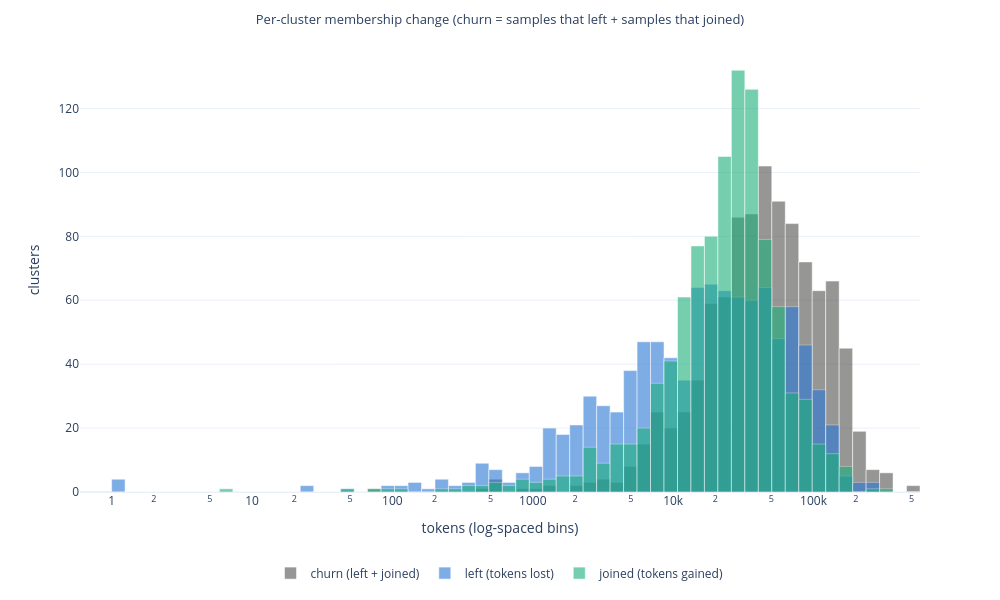
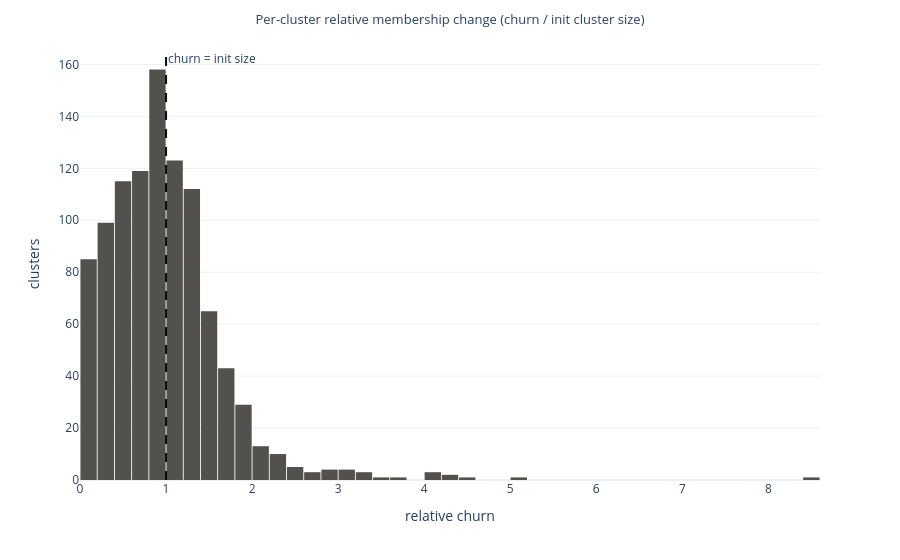
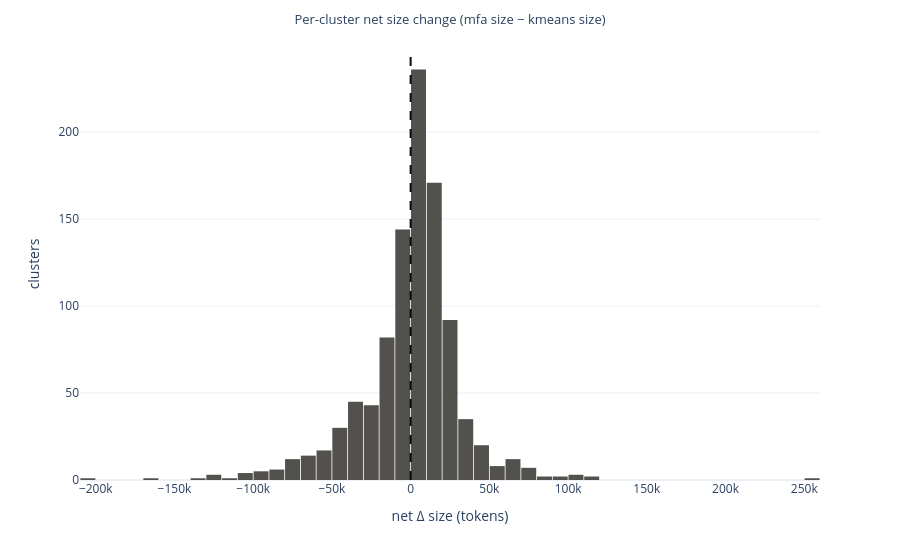

The cell these charts' notebook holds for them, in order:
### Markdown cell above
## 4. Distribution of the Membership-Change Delta

Histograms over the K clusters. `churn` is heavy-tailed, so it is shown on a
log-x axis alongside the size-normalized version; `net_delta` shows whether
training grew or shrank each cluster.

### Code cell
if px is not None:
    # px.histogram(log_x=True) bins linearly and only log-scales the axis, which
    # squashes everything into a few invisible bars; bin in log space instead.
    # churn, left and joined share bins so the three profiles are comparable.
    both = np.concatenate([per_cluster[c].to_numpy() for c in ("churn", "left", "joined")])
    both = np.clip(both, 1, None)
    edges = np.logspace(np.log10(both.min()), np.log10(both.max()), 61)
    centers = (edges[:-1] + edges[1:]) / 2
    widths = np.diff(edges)

    fig = go.Figure()
    for col, name, color in [
        ("churn", "churn (left + joined)", COLOR_NEUTRAL),
        ("left", "left (tokens lost)", COLOR_KMEANS),
        ("joined", "joined (tokens gained)", COLOR_MFA),
    ]:
        counts, _ = np.histogram(np.clip(per_cluster[col].to_numpy(), 1, None), bins=edges)
        fig.add_bar(x=centers, y=counts, width=widths, name=name, marker_color=color, opacity=0.6)
    fig.update_xaxes(type="log")
    fig.update_layout(
        title="Per-cluster membership change (churn = samples that left + samples that joined)",
        xaxis_title="tokens (log-spaced bins)",
        yaxis_title="clusters",
        template=PLOT_TEMPLATE,
        barmode="overlay",
        bargap=0.05,
        width=1000,
        height=600,
        legend=dict(orientation="h", yanchor="top", y=-0.15, xanchor="center", x=0.5),
    )
    save_fig(fig, "churn_hist")
    fig.show()

    fig = px.histogram(
        per_cluster,
        x="rel_churn",
        nbins=60,
        title="Per-cluster relative membership change (churn / init cluster size)",
        color_discrete_sequence=[COLOR_NEUTRAL],
        template=PLOT_TEMPLATE,
    )
    fig.add_vline(x=1.0, line_dash="dash", line_color="#0b0b0b",
                  annotation_text="churn = init size", annotation_position="top right")
    fig.update_layout(xaxis_title="relative churn", yaxis_title="clusters", bargap=0.05)
    save_fig(fig, "rel_churn_hist")
    fig.show()

    fig = px.histogram(
        per_cluster,
        x="net_delta",
        nbins=80,
        title="Per-cluster net size change (mfa size − kmeans size)",
        color_discrete_sequence=[COLOR_NEUTRAL],
        template=PLOT_TEMPLATE,
    )
    fig.add_vline(x=0, line_dash="dash", line_color="#0b0b0b")
    fig.update_layout(xaxis_title="net Δ size (tokens)", yaxis_title="clusters", bargap=0.05)
    save_fig(fig, "net_delta_hist")
    fig.show()

### Figure 1 — Plotly figure (JSON) as saved in the notebook; plotly's stock layout.template omitted (floating-point values rounded to 4 significant figures)
{"data": [{"marker": {"color": "#52514e"}, "name": "churn (left + joined)", "opacity": 0.6, "type": "bar", "width": [0.2473, 0.3085, 0.3847, 0.4799, 0.5986, 0.7466, 0.9312, 1.162, 1.449, 1.807, 2.254, 2.811, 3.507, 4.374, 5.456, 6.805, 8.488, 10.59, 13.2, 16.47, 20.54, 25.62, 31.96, 39.86, 49.72, 62.02, 77.36, 96.49, 120.4, 150.1, 187.2, 233.5, 291.3, 363.3, 453.2, 565.3, 705.1, 879.4, 1097.0, 1368.0, 1707.0, 2129.0, 2655.0, 3312.0, 4130.0, 5152.0, 6426.0, 8015.0, 9997.0, 12470.0, 15550.0, 19400.0, 24200.0, 30180.0, 37650.0, 46960.0, 58570.0, 73050.0, 91120.0, 113700.0], "x": [1.124, 1.402, 1.748, 2.18, 2.72, 3.392, 4.231, 5.278, 6.583, 8.211, 10.24, 12.77, 15.93, 19.87, 24.79, 30.92, 38.56, 48.1, 60.0, 74.83, 93.34, 116.4, 145.2, 181.1, 225.9, 281.8, 351.5, 438.4, 546.8, 682.1, 850.7, 1061.0, 1324.0, 1651.0, 2059.0, 2568.0, 3204.0, 3996.0, 4984.0, 6216.0, 7754.0, 9671.0, 12060.0, 15050.0, 18770.0, 23410.0, 29200.0, 36420.0, 45420.0, 56660.0, 70670.0, 88150.0, 109900.0, 137100.0, 171000.0, 213400.0, 266100.0, 331900.0, 414000.0, 516400.0], "y": [0, 0, 0, 0, 0, 0, 0, 0, 0, 0, 0, 0, 0, 0, 0, 0, 0, 0, 0, 1, 0, 0, 0, 0, 0, 0, 0, 1, 4, 0, 1, 1, 2, 0, 2, 3, 4, 3, 8, 15, 25, 20, 25, 35, 59, 61, 86, 87, 102, 91, 84, 72, 63, 66, 45, 19, 7, 6, 0, 2]}, {"marker": {"color": "#2a78d6"}, "name": "left (tokens lost)", "opacity": 0.6, "type": "bar", "width": [0.2473, 0.3085, 0.3847, 0.4799, 0.5986, 0.7466, 0.9312, 1.162, 1.449, 1.807, 2.254, 2.811, 3.507, 4.374, 5.456, 6.805, 8.488, 10.59, 13.2, 16.47, 20.54, 25.62, 31.96, 39.86, 49.72, 62.02, 77.36, 96.49, 120.4, 150.1, 187.2, 233.5, 291.3, 363.3, 453.2, 565.3, 705.1, 879.4, 1097.0, 1368.0, 1707.0, 2129.0, 2655.0, 3312.0, 4130.0, 5152.0, 6426.0, 8015.0, 9997.0, 12470.0, 15550.0, 19400.0, 24200.0, 30180.0, 37650.0, 46960.0, 58570.0, 73050.0, 91120.0, 113700.0], "x": [1.124, 1.402, 1.748, 2.18, 2.72, 3.392, 4.231, 5.278, 6.583, 8.211, 10.24, 12.77, 15.93, 19.87, 24.79, 30.92, 38.56, 48.1, 60.0, 74.83, 93.34, 116.4, 145.2, 181.1, 225.9, 281.8, 351.5, 438.4, 546.8, 682.1, 850.7, 1061.0, 1324.0, 1651.0, 2059.0, 2568.0, 3204.0, 3996.0, 4984.0, 6216.0, 7754.0, 9671.0, 12060.0, 15050.0, 18770.0, 23410.0, 29200.0, 36420.0, 45420.0, 56660.0, 70670.0, 88150.0, 109900.0, 137100.0, 171000.0, 213400.0, 266100.0, 331900.0, 414000.0, 516400.0], "y": [4, 0, 0, 0, 0, 0, 0, 0, 0, 0, 0, 0, 0, 0, 2, 0, 0, 1, 0, 0, 2, 2, 3, 1, 4, 2, 3, 9, 7, 3, 6, 8, 20, 18, 21, 30, 27, 25, 38, 47, 47, 42, 35, 64, 65, 63, 61, 60, 64, 48, 58, 46, 32, 21, 5, 3, 3, 0, 0, 0]}, {"marker": {"color": "#1baf7a"}, "name": "joined (tokens gained)", "opacity": 0.6, "type": "bar", "width": [0.2473, 0.3085, 0.3847, 0.4799, 0.5986, 0.7466, 0.9312, 1.162, 1.449, 1.807, 2.254, 2.811, 3.507, 4.374, 5.456, 6.805, 8.488, 10.59, 13.2, 16.47, 20.54, 25.62, 31.96, 39.86, 49.72, 62.02, 77.36, 96.49, 120.4, 150.1, 187.2, 233.5, 291.3, 363.3, 453.2, 565.3, 705.1, 879.4, 1097.0, 1368.0, 1707.0, 2129.0, 2655.0, 3312.0, 4130.0, 5152.0, 6426.0, 8015.0, 9997.0, 12470.0, 15550.0, 19400.0, 24200.0, 30180.0, 37650.0, 46960.0, 58570.0, 73050.0, 91120.0, 113700.0], "x": [1.124, 1.402, 1.748, 2.18, 2.72, 3.392, 4.231, 5.278, 6.583, 8.211, 10.24, 12.77, 15.93, 19.87, 24.79, 30.92, 38.56, 48.1, 60.0, 74.83, 93.34, 116.4, 145.2, 181.1, 225.9, 281.8, 351.5, 438.4, 546.8, 682.1, 850.7, 1061.0, 1324.0, 1651.0, 2059.0, 2568.0, 3204.0, 3996.0, 4984.0, 6216.0, 7754.0, 9671.0, 12060.0, 15050.0, 18770.0, 23410.0, 29200.0, 36420.0, 45420.0, 56660.0, 70670.0, 88150.0, 109900.0, 137100.0, 171000.0, 213400.0, 266100.0, 331900.0, 414000.0, 516400.0], "y": [0, 0, 0, 0, 0, 0, 0, 0, 1, 0, 0, 0, 0, 0, 0, 0, 0, 1, 0, 1, 1, 1, 0, 0, 1, 1, 2, 2, 3, 2, 4, 3, 4, 5, 5, 14, 9, 15, 15, 20, 34, 41, 61, 77, 80, 105, 132, 126, 79, 58, 31, 29, 15, 12, 8, 0, 1, 1, 0, 0]}], "layout": {"bargap": 0.05, "barmode": "overlay", "height": 600, "legend": {"orientation": "h", "x": 0.5, "xanchor": "center", "y": -0.15, "yanchor": "top"}, "margin": {"t": 48}, "title": {"font": {"size": 13}, "text": "Per-cluster membership change (churn = samples that left + samples that joined)", "x": 0.5}, "width": 1000, "xaxis": {"title": {"text": "tokens (log-spaced bins)"}, "type": "log"}, "yaxis": {"title": {"text": "clusters"}}}}

### Figure 2 — Plotly figure (JSON) as saved in the notebook; plotly's stock layout.template omitted (floating-point values rounded to 4 significant figures; data arrays with more than 128 entries replaced by an {"elided": "..."} marker saying what was removed)
{"data": [{"bingroup": "x", "hovertemplate": "rel_churn=%{x}<br>count=%{y}<extra></extra>", "legendgroup": "", "marker": {"color": "#52514e", "pattern": {"shape": ""}}, "name": "", "nbinsx": 60, "orientation": "v", "showlegend": false, "type": "histogram", "x": {"elided": "1000 float values"}, "xaxis": "x", "yaxis": "y"}], "layout": {"annotations": [{"showarrow": false, "text": "churn = init size", "x": 1, "xanchor": "left", "xref": "x", "y": 1, "yanchor": "top", "yref": "y domain"}], "bargap": 0.05, "barmode": "relative", "legend": {"tracegroupgap": 0}, "margin": {"t": 48}, "shapes": [{"line": {"color": "#0b0b0b", "dash": "dash"}, "type": "line", "x0": 1, "x1": 1, "xref": "x", "y0": 0, "y1": 1, "yref": "y domain"}], "title": {"font": {"size": 13}, "text": "Per-cluster relative membership change (churn / init cluster size)", "x": 0.5}, "xaxis": {"anchor": "y", "domain": [0, 1], "title": {"text": "relative churn"}}, "yaxis": {"anchor": "x", "domain": [0, 1], "title": {"text": "clusters"}}}}

### Figure 3 — Plotly figure (JSON) as saved in the notebook; plotly's stock layout.template omitted (floating-point values rounded to 4 significant figures; data arrays with more than 128 entries replaced by an {"elided": "..."} marker saying what was removed)
{"data": [{"bingroup": "x", "hovertemplate": "net_delta=%{x}<br>count=%{y}<extra></extra>", "legendgroup": "", "marker": {"color": "#52514e", "pattern": {"shape": ""}}, "name": "", "nbinsx": 80, "orientation": "v", "showlegend": false, "type": "histogram", "x": {"elided": "1000 int values"}, "xaxis": "x", "yaxis": "y"}], "layout": {"bargap": 0.05, "barmode": "relative", "legend": {"tracegroupgap": 0}, "margin": {"t": 48}, "shapes": [{"line": {"color": "#0b0b0b", "dash": "dash"}, "type": "line", "x0": 0, "x1": 0, "xref": "x", "y0": 0, "y1": 1, "yref": "y domain"}], "title": {"font": {"size": 13}, "text": "Per-cluster net size change (mfa size − kmeans size)", "x": 0.5}, "xaxis": {"anchor": "y", "domain": [0, 1], "title": {"text": "net Δ size (tokens)"}}, "yaxis": {"anchor": "x", "domain": [0, 1], "title": {"text": "clusters"}}}}
